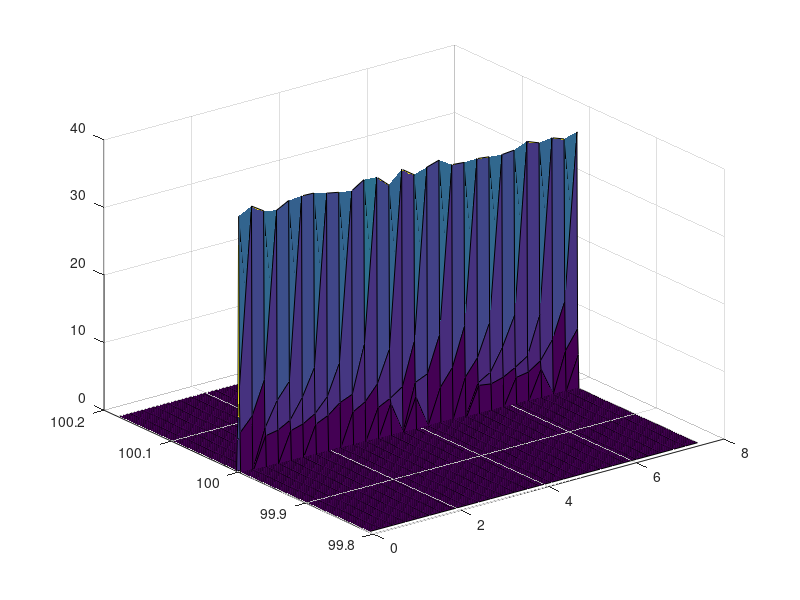

MATLAB code to generate this figure: (Note: this script raises an error after producing the figure.)
% Simplified CalculateSNRg.m with timers to help calculate computational
% cost of search

clear;
clc;
close all;
profile clear

% Choose settings (0 = off, 1 = on)
ParsevalSNR = 1;
NequalNseg = 0;
Skip2TimeFields = 0;

TS = 'f'; % Choose 'f' or 'fdot'
TimeType = 'real'; % Choose 'cpu' or 'real'

%% Generate Data Spectrogram

% SNR1 and {SNRg_i | M<=i<=N} will be calculated
M = 3;
N = 3;

% Set information on noise samples
nNoiseSample = 10;
noiseOffset = 50;
nBinSide = 4;

% Sampling frequency
fsamp = 1024.;

% Noise ASD ( / sqrt(Hz) )
hnoise = 12;
noiseamp = hnoise;

% Signal initial frequency (Hz)
f_sig = 100.;

% Signal frequency derivative (Hz/s)
fdot_sig = -5.e-7;

% Length of observation (hr)
Tobs_hr = 8.;
Tobs = Tobs_hr * 3600.;

% Coherence time (hr) - choose so that signal drifts 0.5 bin per coherence time
Tcoh_hr = 1./3600.*sqrt(0.5/abs(fdot_sig));
Tcoh = Tcoh_hr * 3600.;

% Adjust coherence time to be an integer number of seconds
Tcoh = floor(Tcoh);
Tcoh_hr = Tcoh/3600.;

% DO NOT TOUCH/CARE
searchScale = 0;

fStepSize = (0.1)/Tcoh*(Tcoh < Tobs) + 0.3/sqrt(0.5/(1.e-6))*(Tcoh >= Tobs);
fvec = (f_sig-searchScale*fStepSize) : fStepSize : (f_sig+searchScale*fStepSize);

fdotStepSize = (7.8e-6)*abs(fdot_sig)*(fdot_sig ~= 0) + 1.e-7*(fdot_sig == 0);
fdotvec = (fdot_sig-searchScale*fdotStepSize) : fdotStepSize : (fdot_sig+searchScale*fdotStepSize);

[F, Fdot] = meshgrid(fvec, fdotvec);

% Adjust observation time to be exactly an integer number of coherence timestruct to avoid binning headaches
Nseg = floor(Tobs/Tcoh);
if (NequalNseg == 1)
    N = Nseg;
    %N = floor(Nseg/10)*10;
end
Tobs = Nseg*Tcoh;
Tobs_hr = Tobs / 3600.;
fprintf('Observation time = %d sec (%f hr)\n',Tobs,Tobs_hr);
fprintf('Coherence time per segment = %d sec (%f hr)\n',Tcoh,Tcoh_hr);
assert(M<=N, 'Error: M>N');

% Set noise power mean and standard deviation from Parseval's Theorem
if (ParsevalSNR == 1)
    noiseMean = 1;
    noiseSTD = 1;
end

% Define time series to hold raw data stream of signal plus noise
deltat = 1./fsamp;
t = 0:deltat:Tobs;
Nsample = length(t);

% Search band width (Hz)
bandscale = 115; % Increase if fIndex is too high/low
f_siglo = min(f_sig,f_sig+fdot_sig*Tobs);
f_sighi = max(f_sig,f_sig+fdot_sig*Tobs);
freqlo_approx = min(fvec)+min(fdotvec)*Tobs - (noiseOffset + nNoiseSample + nBinSide)/Tcoh - bandscale/Tcoh;
freqhi_approx = max(fvec)+max(fdotvec)*Tobs*(max(fdotvec) > 0) + (noiseOffset + nNoiseSample + nBinSide)/Tcoh + bandscale/Tcoh;
freqhi = ceil(freqhi_approx * Tcoh)/Tcoh;
freqlo = floor(freqlo_approx * Tcoh)/Tcoh;
bandwidth = freqhi - freqlo;
fprintf('Low/high frequencies of band shown: %f-%f Hz\n',freqlo,freqhi);

% Number of bins signal drifts per coherence time
Nbin_drift = abs(fdot_sig) * Tcoh * Tcoh;
Nbin_drift_total = abs(fdot_sig) * Tobs * Tcoh;
fprintf('Number of bins signal drifts per coherence time = %8.2f\n',Nbin_drift);
fprintf('Total number of bins signal drifts = %8.2f\n',Nbin_drift_total);

% Generate noise
noise = noiseamp*random('norm',0.,1.,1.,Nsample);

% Signal amplitude (no antenna pattern) 
hamp = 1;

% Generate signal in time domain
signal = hamp*sin(2*pi*(f_sig*t + 0.5*fdot_sig*t.^2));
data = signal + noise;

% Generate spectra for each coherence time and extract band of interest to make spectrogram
indbandlo = floor(freqlo*Tcoh)+1;
indbandhi = floor(freqhi*Tcoh)+1;
nbandbin = indbandhi - indbandlo + 1;
Nseg = floor(Tobs/Tcoh);
Nsample_coh = floor(Nsample / Nseg);
spectrogram = zeros(nbandbin,Nseg);
rawSpectrogram = (1+sqrt(-1)).*zeros(nbandbin,Nseg);
fftNormalization = sqrt(1/Tcoh/fsamp)/noiseamp;
for seg = 1:Nseg
   fprintf('Generating segment %d\n',seg);
   indlo = (seg-1)*Nsample_coh + 1;
   indhi = indlo + Nsample_coh - 1;
   segment = data(indlo:indhi);
   segment_noNoise = signal(indlo:indhi);
   rawfft = fft(segment,Nsample_coh);
   spectrogram(1:nbandbin,seg) = abs(rawfft(indbandlo:indbandhi))*fftNormalization;
   rawSpectrogram(1:nbandbin,seg) = rawfft(indbandlo:indbandhi)*fftNormalization;
   [dummyVariable, fIndex_sig] = max(rawfft(indbandlo:indbandhi)*fftNormalization);
   if (seg == round(Nseg/5) || seg == round(Nseg/5*2) || seg == round(Nseg/5*3) || seg == round(Nseg/5*4) || seg == Nseg)
       fprintf('Signal fIndex of segment %d = %d; magnitude = %d; phase = %d\n', seg, fIndex_sig, abs(dummyVariable), angle(dummyVariable));
   end
end

% Create modified spectrogram for plot
plotSpectrogram = spectrogram;
for k = 1:Nseg
    segment = plotSpectrogram(:, k);
    segment(segment < 0.1*max(segment)) = 0;
    plotSpectrogram(:, k) = segment;
end

% Plot spectrogram bar3(spectrogram)
segarray = 1:Nseg;
seghour = (segarray-1)*Tcoh/3600.;
indarray = [indbandlo:indbandhi];
freqplot = (indarray-indbandlo)*1.0/Tcoh + freqlo;

figure(1);
fprintf('Creating spectrogram plot with %d time bins (columns) and %d frequency bins (rows)...\n',Nseg,nbandbin);
s1 = surf(seghour,freqplot,plotSpectrogram);
s1.EdgeAlpha = 0.5;
title('Raw spectrogram');
xlabel('Time (hours)');
ylabel('Frequency (Hz)');
view(0,90);
ax = gca;
ax.FontSize = 18;
ax.LineWidth = 3;
axis([min(seghour) max(seghour) min(freqplot) max(freqplot)]);

%% Generate Templates and Calculate SNRs
% Calculate template spacings from model
SNRgModelParams = readmatrix('SNRgModelParams.csv');
TS_model = @(a, i, Tobs_hr, fdot) 10^a(4)*Tobs^a(1)*i^a(2)*abs(fdot)^a(3);

% Create vector of f/fdot values (for search)
searchScale = 1;
fStepSize = TS_model(SNRgModelParams(1, :), (N+M)/2, Tobs_hr, fdot_sig);
fdotStepSize = TS_model(SNRgModelParams(2, :), (N+M)/2, Tobs_hr, fdot_sig);
if (strcmp(TS, 'f'))
    fvec = (f_sig - searchScale*fStepSize):fStepSize:(f_sig + searchScale*fStepSize);
    fdotvec = fdot_sig;
    SNR1Array = zeros(1, length(fvec));
    SNRg_iArray = zeros(N-M+1, length(fvec));
else
    fvec = f_sig;
    fdotvec = (fdot_sig - searchScale*fdotStepSize):fdotStepSize:(fdot_sig + searchScale*fdotStepSize);
    SNR1Array = zeros(1, length(fdotvec));
    SNRg_iArray = zeros(N-M+1, length(fdotvec));
end

% Create vector of indices for frequency trajectory in the middle of each time segment
freqTrajIndex = ((1:Nseg) - 0.5).*Nsample_coh + 1;
tMid = t(freqTrajIndex);

% Create arrays to store profiler info structs
profiles = cell(length(fvec), length(fdotvec));

for r = 1:length(fvec)
    for j = 1:length(fdotvec)
        
        if (strcmp(TimeType, 'cpu'))
            profile on -timer 'cpu';
        else
            profile on -timer 'real';
        end
        
        if (strcmp(TS, 'f'))
            fprintf('Calulating SNRg_is for df = %e Hz\n', fvec(r)-f_sig);
        else
            fprintf('Calulating SNRg_is for dfdot = %e Hz/s\n', fdotvec(j)-fdot_sig);
        end
   
        % Calculate expected phase/frequency trajectories and signal
        freqTraj = fvec(r) + fdotvec(j).*tMid; % Nseg add, Nseg mult
        phaseTraj = 2*pi.*(fvec(r).*t + 0.5*fdotvec(j).*t.^2); % Nsample add, 4*Nsample mult
        searchSignal = hamp.*sin(phaseTraj); % Nsample sin
    
        % Create template spectrogram
        searchSpectrogram = (1+sqrt(-1)).*zeros(nbandbin,Nseg);
        for seg = 1:Nseg
            indlo = (seg-1)*Nsample_coh + 1; % 2*Nseg add, Nseg mult
            indhi = indlo + Nsample_coh - 1; % 2*Nseg add
            searchSegment = searchSignal(indlo:indhi); 
            searchRawfft = fft(searchSegment, Nsample_coh); % Nseg ffts of Nsample_coh length data sets
            searchSpectrogram(1:nbandbin,seg) = searchRawfft(indbandlo:indbandhi)*fftNormalization; % Nseg*nbandbin mult
        end
    
        % Calculate signal frequency indices
        fIndex = round((freqTraj-freqlo)*Tcoh) + 1; % 2*Nseg add, Nseg mult
        
        % Calculate background noise frequency indices
        if (ParsevalSNR == 0)
            fIndex_noise = zeros(nNoiseSample, Nseg);
            for k = 1:nNoiseSample
                fIndex_noise(k, :) = fIndex + 10*k + noiseOffset;
            end
        end
    
        % Calculate weights array
        weight = (1+sqrt(-1)).*zeros(nbandbin,Nseg);
        for tIndex = 1:Nseg
            weight(:, tIndex) = searchSpectrogram(:, tIndex).*abs(searchSpectrogram(:, tIndex)).^2/sum(abs(searchSpectrogram((fIndex(tIndex)-nBinSide):(fIndex(tIndex)+nBinSide), tIndex)).^2); % 2*nBinSide*Nseg + 2*Nseg add, 3*Nseg*nbandbin + 2*(2*nBinSide+1)*Nseg mult
        end
    
        % Calculate detection statistics
        signalDS1 = 0;
        signalDSg_i = zeros(N-M+1, 1);
        grouper_sig = (1+sqrt(-1)).*zeros(N-M+1, 1);
        if (ParsevalSNR == 0)
            noiseDS1 = zeros(1, nNoiseSample);
            noiseDSg_i = (1+sqrt(-1)).*zeros(N-M+1, nNoiseSample);
            grouper_noise = (1+sqrt(-1)).*zeros(N-M+1, nNoiseSample);
        end
    
        for tIndex = 1:Nseg
            % Signal detection statistics
            grouper_sig = grouper_sig + sum(conj(weight((fIndex(tIndex)-nBinSide):(fIndex(tIndex)+nBinSide), tIndex)).*rawSpectrogram((fIndex(tIndex)-nBinSide):(fIndex(tIndex)+nBinSide), tIndex)); % 5*Nseg add, (2*nBinSide+1)*Nseg mult
            for i = M:N  % ceil(Nseg/i) add, ceil(Nseg/i) mult
                if (mod(tIndex, i) == 0)
                    signalDSg_i(i-M+1) = signalDSg_i(i-M+1) + abs(grouper_sig(i-M+1))^2;
                    grouper_sig(i-M+1) = 0;
                elseif (tIndex == Nseg)
                    signalDSg_i(i-M+1) = signalDSg_i(i-M+1) + abs(grouper_sig(i-M+1))^2;
                end
            end
    
            % Noise detection statistics
            if (ParsevalSNR == 0)
                for k = 1:nNoiseSample
                    grouper_noise(:, k) = grouper_noise(:, k) + sum(conj(weight((fIndex(tIndex)-nBinSide):(fIndex(tIndex)+nBinSide), tIndex)).*rawSpectrogram((fIndex_noise(k, tIndex)-nBinSide):(fIndex_noise(k, tIndex)+nBinSide), tIndex));
                end
                for i = M:N
                    if (mod(tIndex, i) == 0)
                        noiseDSg_i(i-M+1, :) = noiseDSg_i(i-M+1, :) + abs(grouper_noise(i-M+1, :)).^2;
                        grouper_noise(i-M+1, :) = 0;
                    elseif (tIndex == Nseg)
                        noiseDSg_i(i-M+1, :) = noiseDSg_i(i-M+1, :) + abs(grouper_noise(i-M+1, :)).^2;
                    end
                end
            end
        end
        
        % Calculate SNRs
        for i = M:N 
            if (ParsevalSNR == 0)
                SNRg_iArray(i-M+1, j*r) = abs(signalDSg_i(i-M+1) - mean(noiseDSg_i(i-M+1, :)))/std(noiseDSg_i(i-M+1, :));
            elseif (ParsevalSNR == 1)
                SNRg_iArray(i-M+1, j*r) = abs(signalDSg_i(i-M+1) - noiseMean)/noiseSTD/sqrt(i);
            end
        end
        
        profiles{r, j} = profile('info');
    end
end

%% Calculate and Organize Times

% Create structures to store times
timestruct.TimeDomainSignal = 0;  
timestruct.SegmentAndFFT = 0;
timestruct.CalcfIndex = 0;
timestruct.CalcWeights = 0;
timestruct.CalcDS = 0;
timestruct.CalcSNR = 0;
times = cell(length(fvec), length(fdotvec));

% Fill structs with times from profiler
for k = 1:numel(times)
    times{k} = timestruct;
    execLines = profiles{k}.FunctionTable.ExecutedLines;
    
    times{k}.TimeDomainSignal = sum(execLines(logical((209 <= execLines(:, 1)).*(execLines(:, 1) <= 211)), 3));
    times{k}.SegmentAndFFT = sum(execLines(logical((214 <= execLines(:, 1)).*(execLines(:, 1) <= 221)), 3));
    times{k}.CalcfIndex = sum(execLines(logical((224 <= execLines(:, 1)).*(execLines(:, 1) <= 232)), 3));
    times{k}.CalcWeights = sum(execLines(logical((235 <= execLines(:, 1)).*(execLines(:, 1) <= 238)), 3));
    times{k}.CalcDS = sum(execLines(logical((241 <= execLines(:, 1)).*(execLines(:, 1) <= 276)), 3));
    times{k}.CalcSNR = sum(execLines(logical((279 <= execLines(:, 1)).*(execLines(:, 1) <= 285)), 3));
end

% Plot times for each template and for all templates
fn = fieldnames(timestruct);
if (Skip2TimeFields == 1)
    fn = {fn{3}, fn{4}, fn{5}, fn{6}};
end
bars = zeros(numel(times), numel(fn));
legends = cell(1, numel(times));
cats = categorical(fn);
cats = reordercats(cats, fn);
for k = 1:numel(times)
    if (strcmp(TS, 'f'))
        legends{k} = sprintf('f = %f Hz', fvec(k));
    else
        legends{k} = sprintf('fdot = %e Hz/s', fdotvec(k));
    end
    for j = 1:length(fn)
        bars(k, j) = times{k}.(fn{j});
    end

    figure;
    bk = bar(cats, bars(k, :));
    title(['Run Time for Various Template Calculations for ', legends{k}]);
    ylabel([TimeType, ' time (s)']);
    ax = gca;
    ax.LineWidth = 3;
    ax.FontSize = 15;
    grid on;
end

figure;
b1 = bar(cats, bars, 'stacked');
title('Run Time for Various Template Calculations');
ylabel([TimeType, ' time (s)']);
legend(legends);
ax = gca;
ax.LineWidth = 3;
ax.FontSize = 15;
grid on;


